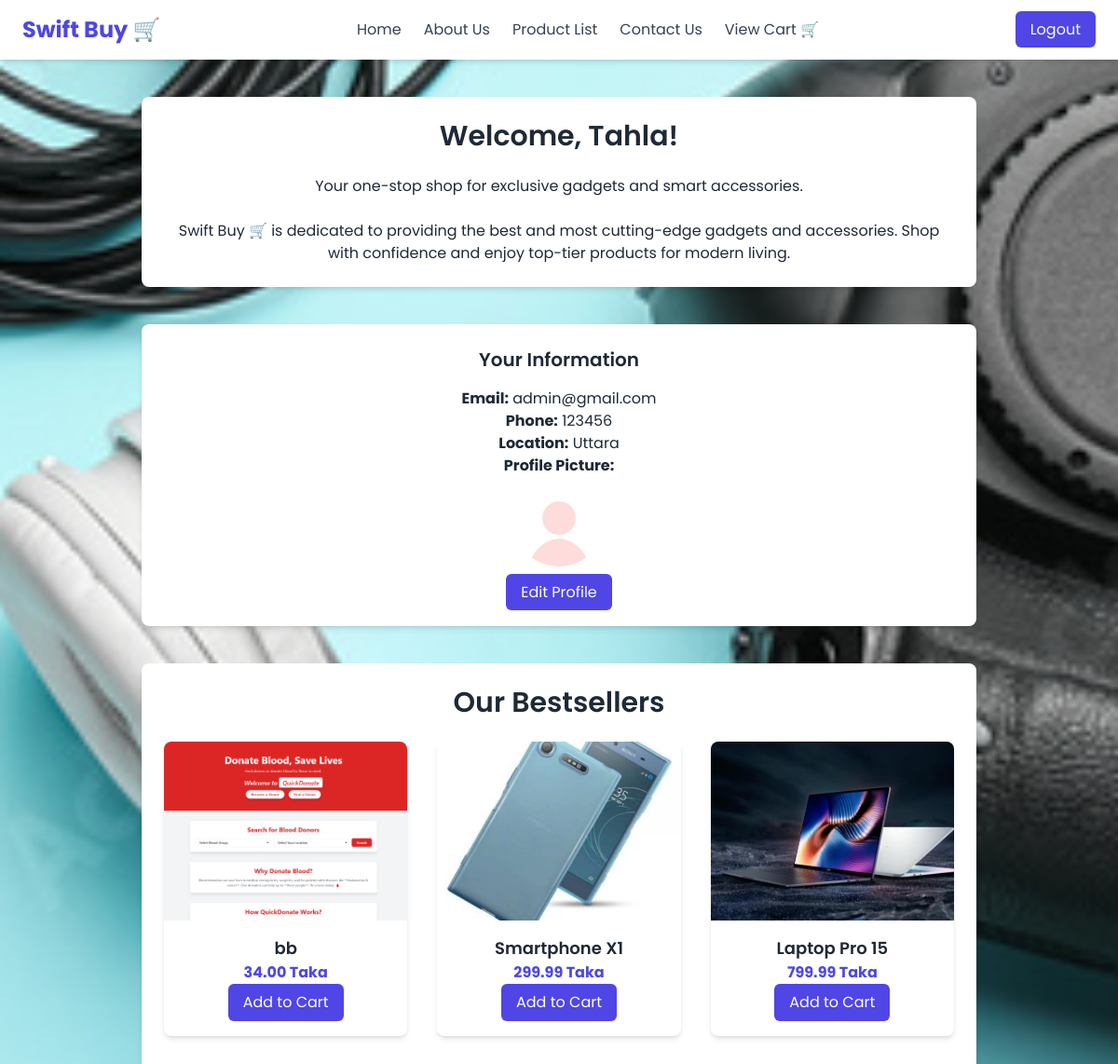
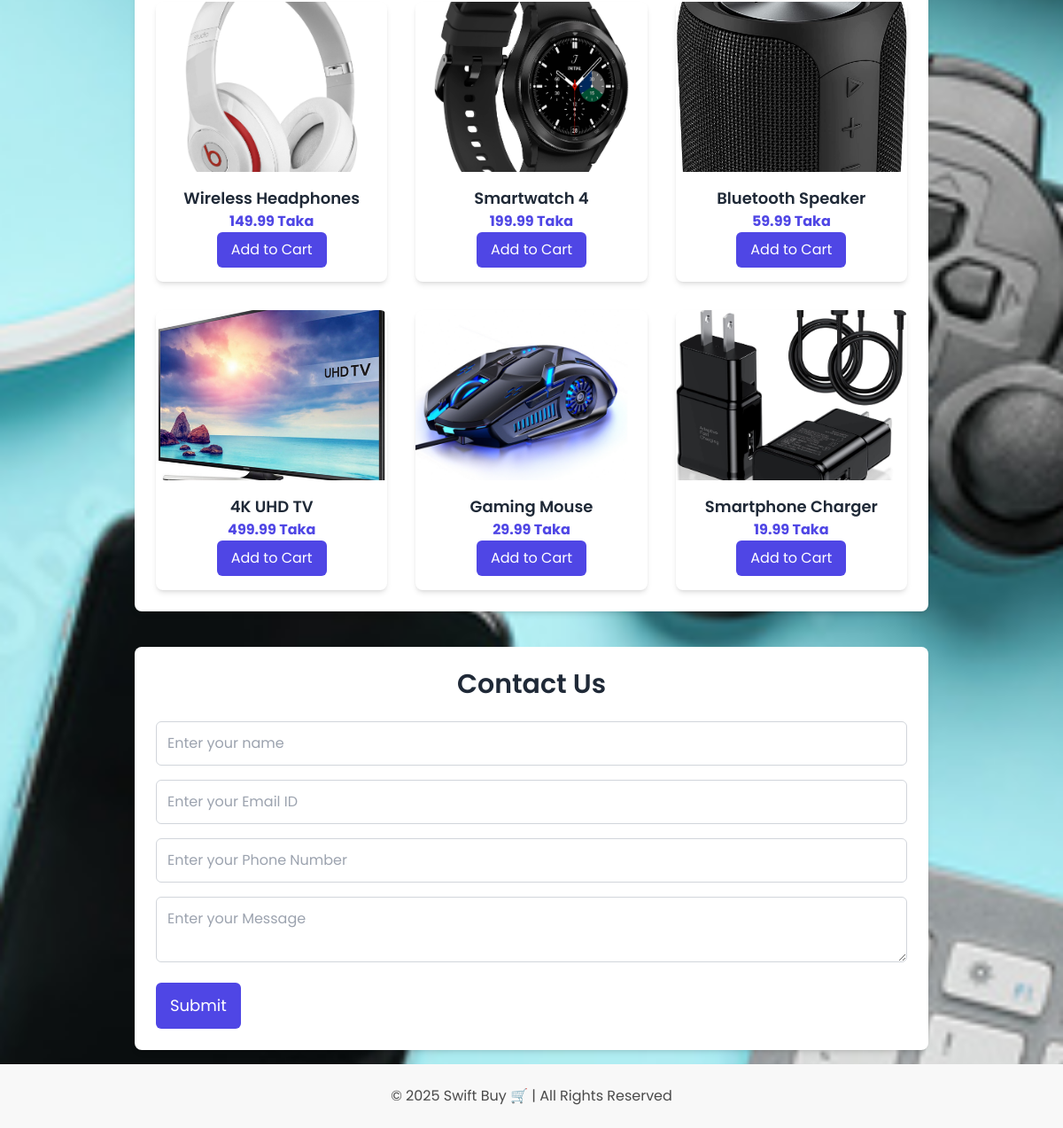
/user_dashboard.php (signed in), run on the app's committed database (2 pictures, top to bottom).
### tables this page shows
CREATE TABLE `users` (
  `id` int(11) NOT NULL,
  `full_name` varchar(100) NOT NULL,
  `email` varchar(100) NOT NULL,
  `password` varchar(255) NOT NULL,
  `role` enum('admin','user') NOT NULL DEFAULT 'user',
  `address` text NOT NULL,
  `profile_picture` varchar(255) DEFAULT 'profile_picture/default.jpg',
  `phone` varchar(20) NOT NULL,
  `created_at` timestamp NOT NULL DEFAULT current_timestamp()
);

CREATE TABLE `products` (
  `id` int(11) NOT NULL,
  `name` varchar(100) NOT NULL,
  `description` text NOT NULL,
  `price` decimal(10,2) NOT NULL,
  `stock` int(11) DEFAULT 0,
  `image` varchar(255) NOT NULL,
  `created_at` timestamp NOT NULL DEFAULT current_timestamp()
);

### user_dashboard.php (the view, shortened to what this page needs)
<?php
include 'db_config.php';
$user_id = $_SESSION['user_id'];
$sql = "SELECT * FROM users WHERE id='$user_id'";
$result = $conn->query($sql);
$user = $result->fetch_assoc();
?>
<!DOCTYPE html>
<html lang="en">
<head>
    <script src="https://cdn.tailwindcss.com"></script>
</head>
<body class="bg-gray-100 text-gray-800">
    <header class="flex justify-between items-center px-6 py-4 bg-white shadow-md">
        <div class="text-2xl font-bold text-indigo-600">
            <a href="index.php">Swift Buy 🛒</a>
        </div>
        <div>
            <ul class="flex gap-6">
                <li><a href="index.php" class="text-gray-700 hover:text-indigo-600">Home</a></li>
                <li><a href="#about" class="text-gray-700 hover:text-indigo-600">About Us</a></li>
                <li><a href="#products" class="text-gray-700 hover:text-indigo-600">Product List</a></li>
                <li><a href="#contact" class="text-gray-700 hover:text-indigo-600">Contact Us</a></li>
                <li><a href="cart.php" class="text-gray-700 hover:text-indigo-600">View Cart 🛒</a></li>
            </ul>
        </div>
        <div>
            <a href="logout.php" class="bg-indigo-600 text-white px-4 py-2 rounded-md hover:bg-indigo-700">Logout</a>
        </div>
    </header>
    <main>
        <div class="container mx-auto p-6 mt-10 bg-white shadow-md rounded-lg max-w-4xl">
            <h1 class="text-3xl font-semibold text-center mb-6">Welcome, <?php echo htmlspecialchars($user['full_name'], ENT_QUOTES); ?>!</h1>
            <p class="text-center mb-6">Your one-stop shop for exclusive gadgets and smart accessories.</p>
            <p class="text-center">Swift Buy 🛒 is dedicated to providing the best and most cutting-edge gadgets and accessories. Shop with confidence and enjoy top-tier products for modern living.</p>
        </div>
        <div class="container mx-auto p-6 mt-10 bg-white shadow-md rounded-lg max-w-4xl">
            <h2 class="text-xl font-semibold mb-4 text-center">Your Information</h2>
            <div class="text-center mb-4">
                <p><strong>Email:</strong> <?php echo htmlspecialchars($user['email'], ENT_QUOTES); ?></p>
                <p><strong>Phone:</strong> <?php echo htmlspecialchars($user['phone'], ENT_QUOTES); ?></p>
                <p><strong>Location:</strong> <?php echo htmlspecialchars($user['address'], ENT_QUOTES); ?></p>
                <p><strong>Profile Picture:</strong> <img src="<?php echo htmlspecialchars($user['profile_picture'], ENT_QUOTES); ?>" alt="Profile Picture" class="w-24 h-24 rounded-full mx-auto"></p>
            </div>
            <div class="text-center mt-4">
                <a href="profile.php" class="bg-indigo-600 text-white px-4 py-2 rounded-md hover:bg-indigo-700">Edit Profile</a>
            </div>
        </div>
        <div id="products" class="container mx-auto p-6 mt-10 bg-white shadow-md rounded-lg max-w-4xl">
            <h2 class="text-3xl font-semibold text-center mb-6">Our Bestsellers</h2>
            <div class="grid grid-cols-1 sm:grid-cols-2 md:grid-cols-3 gap-8">
                <?php
                $sql = "SELECT * FROM products";
                $result = $conn->query($sql);
                if ($result->num_rows > 0) {
                    while ($row = $result->fetch_assoc()) {
                        echo '
                            <div class="product bg-white shadow-md rounded-lg overflow-hidden text-center">
                                <img src="' . $row['image'] . '" alt="' . htmlspecialchars($row['name'], ENT_QUOTES) . '" class="w-full h-48 object-cover">
                                <div class="p-4">
                                    <h3 class="text-lg font-semibold">' . htmlspecialchars($row['name'], ENT_QUOTES) . '</h3>
                                    <p class="text-indigo-600 font-bold">' . number_format($row['price'], 2) . ' Taka</p>
                                    <form method="POST" action="add_to_cart.php">
                                        <input type="hidden" name="product_name" value="' . htmlspecialchars($row['name'], ENT_QUOTES) . '">
                                        <input type="hidden" name="product_price" value="' . $row['price'] . '">
                                        <button type="submit" class="bg-indigo-600 text-white px-4 py-2 rounded-md hover:bg-indigo-700">Add to Cart</button>
                                    </form>
                                </div>
                            </div>
                        ';
                    }
                } else {
                    echo "<p>No products found!</p>";
                }
                ?>
            </div>
        </div>
    <div id="contact" class="container mx-auto p-6 mt-10 bg-white shadow-md rounded-lg max-w-4xl">
        <h2 class="text-3xl font-semibold text-center mb-6">Contact Us</h2>
        <form action="noaction.php" method="POST">
            <div class="form-group mb-4">
                <input type="text" name="name" placeholder="Enter your name" required class="w-full p-3 border border-gray-300 rounded-md">
            </div>
            <div class="form-group mb-4">
                <input type="email" name="email" placeholder="Enter your Email ID" required class="w-full p-3 border border-gray-300 rounded-md">
            </div>
            <div class="form-group mb-4">
                <input type="text" name="phone" placeholder="Enter your Phone Number" required class="w-full p-3 border border-gray-300 rounded-md">
            </div>
            <div class="form-group mb-4">
                <textarea name="message" placeholder="Enter your Message" required class="w-full p-3 border border-gray-300 rounded-md"></textarea>
            </div>
            <button type="submit" class="bg-indigo-600 text-white px-4 py-3 rounded-md text-lg hover:bg-indigo-700">Submit</button>
        </form>
    </div>
    </main>
    <footer class="mt-4 p-6">
        <p>&copy; 2025 Swift Buy 🛒 | All Rights Reserved</p>
    </footer>
</body>
</html>

### user_dashboard.php (style rules this page uses)
body { font-family: 'Poppins', sans-serif; background-image: url('banner-tech.jpg'); background-size: cover; background-position: center; background-attachment: fixed; display: flex; flex-direction: column; min-height: 100vh; }
main { flex: 1; }
footer { background-color: #f8f8f8; text-align: center; padding: 20px; color: #4a4a4a; }

### data on the page
users: full_name "Tahla", email "admin@gmail.com", phone "123456", address "Uttara", profile_picture (placeholder picture)
products: image (picture), name "bb", price "34.00"
products: image (picture), name "Smartphone X1", price "299.99"
products: image (picture), name "Laptop Pro 15", price "799.99"
products: image (picture), name "Wireless Headphones", price "149.99"
products: image (picture), name "Smartwatch 4", price "199.99"
products: image (picture), name "Bluetooth Speaker", price "59.99"
products: image (picture), name "4K UHD TV", price "499.99"
products: image (picture), name "Gaming Mouse", price "29.99"
products: image (picture), name "Smartphone Charger", price "19.99"
